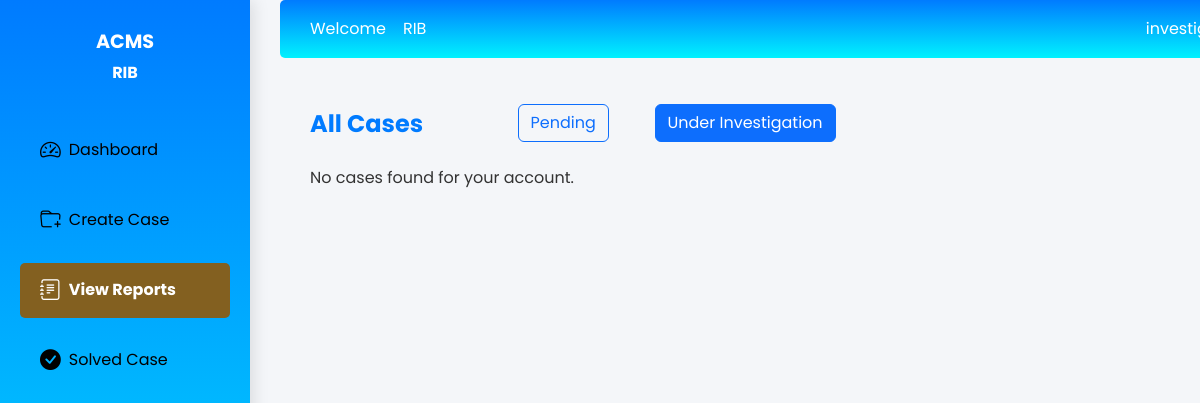
/dashboards/?status=under_investigation (signed in), run on an earlier commit of the app's database.
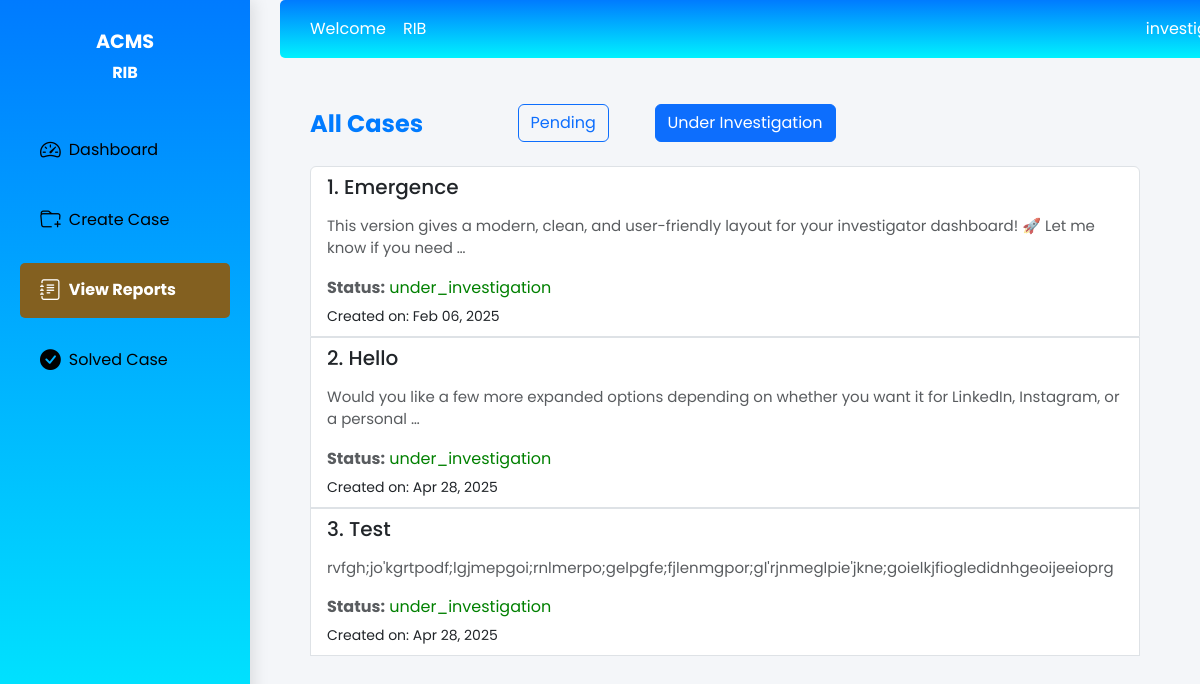
And on a later commit of the database.
### IntegrityGuard_app/models.py (models this page shows, shortened)
class Case(models.Model):
    STATUS_CHOICES = (
        ('reported', 'Reported'),
        ('under_investigation', 'Under Investigation'),
        ('resolved', 'Resolved'),
    )
    title = models.CharField(max_length=255)
    description = models.TextField()
    reported_by = models.ForeignKey(User, on_delete=models.CASCADE, related_name='reported_cases')
    assigned_to = models.ForeignKey(User, on_delete=models.SET_NULL, null=True, blank=True, related_name='assigned_cases')
    Legal_assigned_to = models.ForeignKey(User, on_delete=models.SET_NULL, null=True, blank=True, related_name='Legal_cases')
    internal_Investigator=models.ForeignKey(User, on_delete=models.SET_NULL, null=True, blank=True, related_name='internal_Investigator')
    status = models.CharField(max_length=20, choices=STATUS_CHOICES, default='reported')
    created_at = models.DateTimeField(auto_now_add=True)
    updated_at = models.DateTimeField(auto_now=True)
    Assigned_at = models.DateTimeField(blank=True, null=True)
    reported = models.TextField(max_length=255, blank=True, null=True)

### IntegrityGuard_app/views.py (the view)
# urls.py: path('dashboards/', views.reporter_dashboards, name='reporter_view'),
def reporter_dashboards(request):
    user = User.objects.get(id=request.session['user_id'])
    name = request.session["name"]
    role= request.session["user_type"]
    status = request.GET.get('status')
    cases = Case.objects.filter(reported_by=user)
    if status:
        cases = Case.objects.filter(status=status)
    else:
        cases = Case.objects.filter(status="reported")
    return render(request, 'Reporter/DisplayCase.html', {'cases': cases, 'name': name, 'role': role})

### IntegrityGuard_app/templates/Reporter/DisplayCase.html (shortened to what the changed rows need)
{% load static %}
<!DOCTYPE html>
<html lang="en">
<head>
    <link href="https://cdn.jsdelivr.net/npm/bootstrap@5.3.0/dist/css/bootstrap.min.css" rel="stylesheet">
    <link href="https://cdn.jsdelivr.net/npm/bootstrap-icons/font/bootstrap-icons.css" rel="stylesheet">
</head>
<body>
    <div class="d-flex">
        <div class="main-content">
            <div class="dashboard-container">
                <div class="case-container text-left">
                    <h2>All Cases</h2>
                     <div class="filter-buttons mb-4" style="margin-top: -65px;">
                        <a href="{% url 'reporter_view' %}?status=reported" class="btn btn-outline-primary {% if request.GET.status == 'reported' %}active{% endif %}"  style="margin-left: 25%;">
                        </a>
                        <a href="{% url 'reporter_view' %}?status=under_investigation" class="btn btn-outline-primary {% if request.GET.status == 'under_investigation' %}active{% endif %}"  style="margin-left: 5%;">
                        </a>
                    </div>
                    {% if cases %}
                    <div class="list-group mt-4">
                        {% for case in cases %}
                        <a href="#" class="list-group-item list-group-item-action" data-bs-toggle="modal"
                            data-bs-target="#caseModal{{ case.id }}">
                            <h5 class="mb-1">{{ forloop.counter }}. {{ case.title }}</h5>
                            <p class="mb-1 text-muted mt-3 mb-3 " style="font-size: 15px; ">{{ case.description|truncatewords:20 }}</p>
                            <p class="mb-1 text-muted"><strong></i>Status:</strong> <span style="color: green;">{{ case.status }}</span> </p>
                            <small>Created on: {{ case.created_at|date:"M d, Y" }}</small>
                        </a>
                        {% endfor %}
                    </div>
                    {% else %}
                    <p class="mt-4" style="color: #333;">No cases found for your account.</p>
                    {% endif %}
                </div>
            </div>
        </div>
    </div>
</body>
</html>

What changed in the data, as far as the page shows it:
now on this page (row edited): Case: title "Emergence", description "This version gives a modern, clean, and user-friendly layout for your investigator dashboard! 🚀 Let me know if you need …", status "under_investigation", created_at "Feb 06, 2025"
added Case: title "Hello", description "Would you like a few more expanded options depending on whether you want it for LinkedIn, Instagram, or a personal …", status "under_investigation", created_at "Apr 28, 2025"
added Case: title "Test", description "rvfgh;jo'kgrtpodf;lgjmepgoi;rnlmerpo;gelpgfe;fjlenmgpor;gl'rjnmeglpie'jkne;goielkjfiogledidnhgeoijeeioprg", status "under_investigation", created_at "Apr 28, 2025"
Also different on the page:
text no longer shown: "No cases found for your account."
